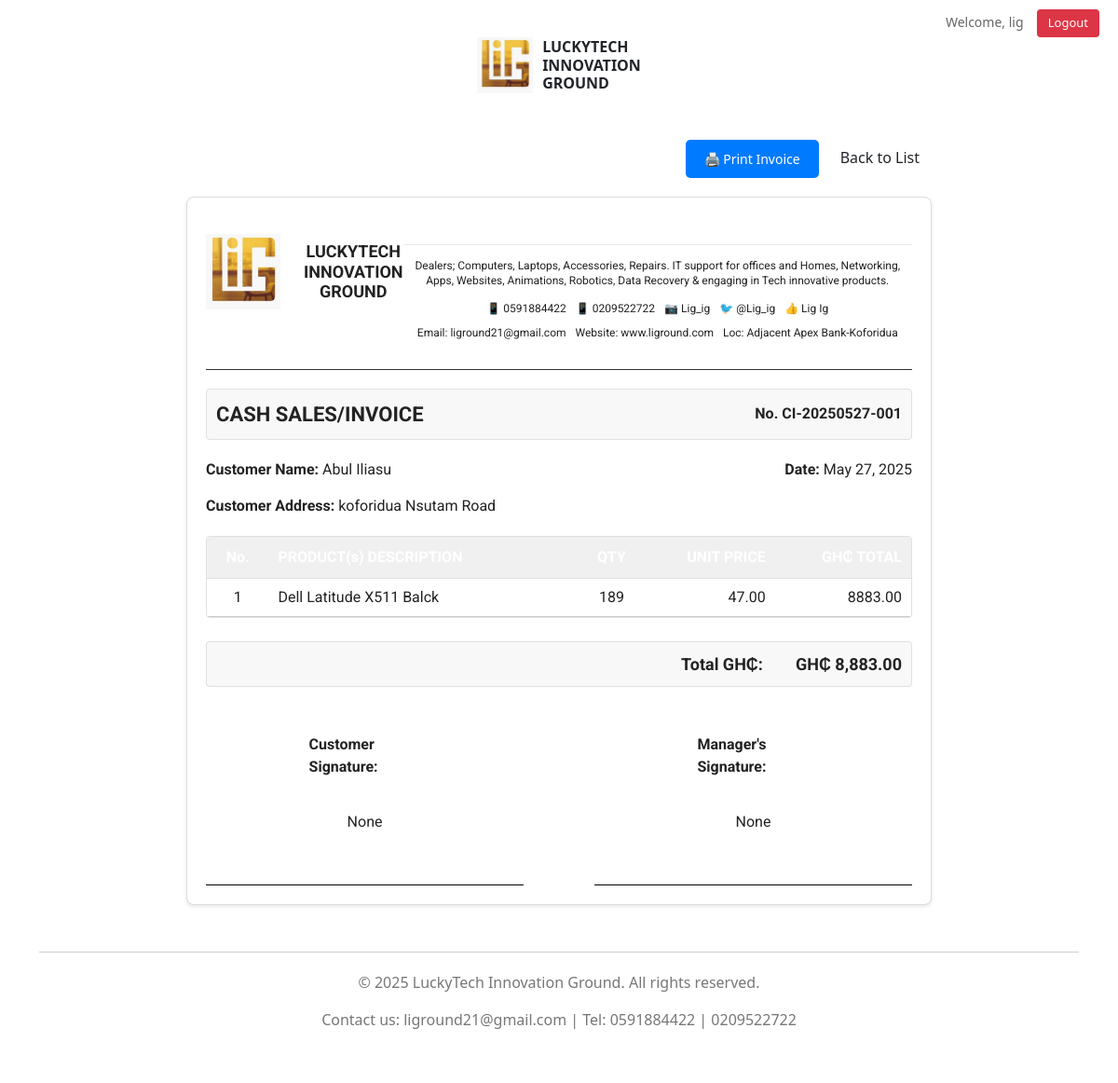
Screenshot of /invoices/5/ (signed in) with the database file from the repository.
### home/models.py (models this page shows, shortened)
class CashInvoice(models.Model):
    invoice_number = models.CharField(max_length=20, unique=True, editable=False)
    date_created = models.DateTimeField(default=timezone.now)
    customer_name = models.CharField(max_length=255)
    customer_address = models.CharField(max_length=255, blank=True, null=True)
    date = models.DateField()
    total_amount = models.DecimalField(max_digits=10, decimal_places=2)
    customer_sign = models.CharField(max_length=100, blank=True, null=True)
    manager_sign = models.CharField(max_length=100, blank=True, null=True)
    created_by = models.CharField(max_length=100, default='System')
    notes = models.TextField(blank=True, null=True)
    class Meta:
        ordering = ['-date_created']
        verbose_name = 'Cash Invoice'
        verbose_name_plural = 'Cash Invoices'
    @property
    def formatted_total(self):
        return f"GH₵ {self.total_amount:,.2f}"

class InvoiceProduct(models.Model):
    invoice = models.ForeignKey(CashInvoice, on_delete=models.CASCADE, related_name='products')
    product_description = models.CharField(max_length=255)
    quantity = models.IntegerField(default=1)
    unit_price = models.DecimalField(max_digits=10, decimal_places=2)
    total = models.DecimalField(max_digits=10, decimal_places=2)
    class Meta:
        ordering = ['id']

### home/views.py (the view)
# urls.py: path('invoices/<int:invoice_id>/', login_required(views.invoice_detail), name='invoice_detail'),
def invoice_detail(request, invoice_id):
    invoice = get_object_or_404(CashInvoice, pk=invoice_id)
    invoice_products = InvoiceProduct.objects.filter(invoice=invoice)
    products_data = []
    for product in invoice_products:
        products_data.append({
            'desc': product.product_description,
            'qty': product.quantity,
            'price': product.unit_price,
            'total': product.total
        })
    invoice_data = {
        "invoice_number": invoice.invoice_number,
        "customer_name": invoice.customer_name,
        "customer_address": invoice.customer_address,
        "date": invoice.date,
        "total_amount": invoice.formatted_total,
        "customer_sign": invoice.customer_sign,
        "manager_sign": invoice.manager_sign,
        "notes": invoice.notes,
        "created_by": invoice.created_by,
        "date_created": invoice.date_created,
        "products": products_data  # This was missing!
    }
    return render(request, "home/invoice_detail.html", {"invoice_data": invoice_data})

### home/templates/home/invoice_detail.html (shortened to what this page needs)
{% extends 'home/base.html' %}
{% load static %}
{% block content %}
<div class="action-buttons" style="max-width: 800px; margin: 0 auto 20px; display: flex; gap: 10px; justify-content: flex-end;">
    <button id="printBtn" onclick="printInvoice()" style="background-color: #007bff; color: white; border: none; padding: 10px 20px; border-radius: 5px; cursor: pointer; font-size: 14px; display: flex; align-items: center; gap: 5px;">
        🖨️ Print Invoice
    </button>
    <a href="{% url 'home:invoice_list' %}" class="btn back-btn">Back to List</a>
</div>
<div class="receipt cash-invoice" id="invoice-detail" style="max-width: 800px; margin: 0 auto; padding: 20px; border: 1px solid #ddd; border-radius: 8px; box-shadow: 0 2px 4px rgba(0,0,0,0.1); background-color: white;">
    <div class="receipt-top">
        <header style="display: flex; justify-content: center; align-items: center; margin-bottom: 25px; padding-top: 15px;">
            <div class="logo" style="display: flex; align-items: center; gap: 15px;">
                <img src="{% static 'images/logo.jpg' %}" alt="LuckyTech Logo" class="logo-image" style="width: 80px; height: auto;">
                <div class="logo-full" style="font-weight: bold; font-size: 18px; text-align: center; line-height: 1.3;">
                    <div>LUCKYTECH</div>
                    <div>INNOVATION</div>
                    <div>GROUND</div>
                </div>
            </div>
        </header>
        <div class="receipt-company-info" style="margin-top: 30px; border-top: 1px solid #eaeaea; padding-top: 15px;">
            <p style="text-align: center; margin-bottom: 15px;">Dealers; Computers, Laptops, Accessories, Repairs. IT support for offices and Homes, Networking, Apps, Websites, Animations, Robotics, Data Recovery & engaging in Tech innovative products.</p>
            <div class="receipt-contact" style="display: flex; justify-content: center; flex-wrap: wrap; gap: 10px; margin-bottom: 10px;">
                <span>📱 0591884422</span>
                <span>📱 0209522722</span>
                <span>📷 Lig_ig</span>
                <span>🐦 @Lig_ig</span>
                <span>👍 Lig Ig</span>
            </div>
            <div class="receipt-contact" style="display: flex; justify-content: center; flex-wrap: wrap; gap: 10px; margin-bottom: 15px;">
                <span>Email: liground21@gmail.com</span>
                <span>Website: www.liground.com</span>
                <span>Loc: Adjacent Apex Bank-Koforidua</span>
            </div>
        </div>
    </div>
    <div class="receipt-title-section" style="background-color: #f8f8f8; padding: 10px; margin: 20px 0; text-align: center; border-radius: 4px; border: 1px solid #e0e0e0;">
        <div class="invoice-title" style="font-size: 22px; font-weight: bold;">CASH SALES/INVOICE</div>
        <div class="invoice-number" style="font-size: 16px;">No. {{ invoice_data.invoice_number }}</div>
    </div>
    <div class="invoice-customer-info" style="display: flex; justify-content: space-between; margin-bottom: 15px;">
        <div class="invoice-field" style="flex: 1;">
            <span class="field-label" style="font-weight: bold;">Customer Name:</span>
            <span class="field-value">{{ invoice_data.customer_name }}</span>
        </div>
        <div class="invoice-field date-field" style="text-align: right;">
            <span class="field-label" style="font-weight: bold;">Date:</span>
            <span class="field-value">{{ invoice_data.date }}</span>
        </div>
    </div>
    <div class="invoice-field address-field" style="margin-bottom: 20px;">
        <span class="field-label" style="font-weight: bold;">Customer Address:</span>
        <span class="field-value">{{ invoice_data.customer_address }}</span>
    </div>
    <div class="invoice-table" style="margin-bottom: 25px; border: 1px solid #e0e0e0; border-radius: 4px; overflow: hidden;">
        <div class="invoice-table-header" style="background-color: #f0f0f0; padding: 10px 5px; display: flex; font-weight: bold; border-bottom: 1px solid #e0e0e0;">
            <div class="col-num" style="width: 8%; text-align: center;">No.</div>
            <div class="col-desc" style="width: 45%; padding-left: 5px;">PRODUCT(s) DESCRIPTION</div>
            <div class="col-qty" style="width: 10%; text-align: center;">QTY</div>
            <div class="col-price" style="width: 17%; text-align: right;">UNIT PRICE</div>
            <div class="col-total" style="width: 20%; text-align: right; padding-right: 5px;">GH₵ TOTAL</div>
        </div>
        <div class="invoice-table-body">
            {% for product in invoice_data.products %}
            <div class="invoice-table-row" style="display: flex; padding: 8px 5px; {% if forloop.counter|divisibleby:2 %}background-color: #f9f9f9;{% endif %}">
                <div class="col-num" style="width: 8%; text-align: center;">{{ forloop.counter }}</div>
                <div class="col-desc" style="width: 45%; padding-left: 5px;">{{ product.desc }}</div>
                <div class="col-qty" style="width: 10%; text-align: center;">{{ product.qty }}</div>
                <div class="col-price" style="width: 17%; text-align: right;">{{ product.price }}</div>
                <div class="col-total" style="width: 20%; text-align: right; padding-right: 5px;">{{ product.total }}</div>
            </div>
            {% endfor %}
        </div>
    </div>
    <div class="invoice-total-section" style="display: flex; justify-content: flex-end; margin: 20px 0; padding: 10px; background-color: #f8f8f8; border-radius: 4px; border: 1px solid #e0e0e0;">
        <div class="invoice-total-label" style="font-weight: bold; margin-right: 15px; font-size: 18px;">Total GH₵:</div>
        <div class="invoice-total-value" style="font-weight: bold; font-size: 18px;">{{ invoice_data.total_amount }}</div>
    </div>
    <div class="invoice-signature-section" style="display: flex; justify-content: space-between; margin-top: 30px; padding-top: 20px;">
        <div class="signature-field" style="width: 45%;">
            <span class="field-label" style="font-weight: bold; display: block; margin-bottom: 5px;">Customer Signature:</span>
            <span class="field-value">{{ invoice_data.customer_sign }}</span>
            <div class="signature-line" style="border-top: 1px solid #000; width: 100%; margin-top: 25px;"></div>
        </div>
        <div class="signature-field" style="width: 45%;">
            <span class="field-label" style="font-weight: bold; display: block; margin-bottom: 5px;">Manager's Signature:</span>
            <span class="field-value">{{ invoice_data.manager_sign }}</span>
            <div class="signature-line" style="border-top: 1px solid #000; width: 100%; margin-top: 25px;"></div>
        </div>
    </div>
</div>
{% endblock %}

### home/templates/home/base.html (shortened to what this page needs)
<!DOCTYPE html>
<html lang="en">
<head>
    {% load static %}
    <link rel="stylesheet" href="{% static 'css/styles.css' %}">
    <link rel="stylesheet" href="{% static 'css/receipt_styles.css' %}">
    <link href="https://cdn.jsdelivr.net/npm/bootstrap@5.1.3/dist/css/bootstrap.min.css" rel="stylesheet">
</head>
<body>
    {% if user.is_authenticated %}
    <div class="auth-nav">
        <span class="welcome-text">Welcome, {{ user.username }}</span>
        <form method="post" action="{% url 'accounts:logout' %}" style="display: inline;">
            <button type="submit" class="logout-btn" style="border: none; cursor: pointer;">Logout</button>
        </form>
    </div>
    {% endif %}
    <div class="container">
        <header>
            <div class="logo">
                <img src="{% static 'images/logo.jpg' %}" alt="LuckyTech Logo" class="logo-image">
                <div class="logo-full">
                    <div>LUCKYTECH</div>
                    <div>INNOVATION</div>
                    <div>GROUND</div>
                </div>
            </div>
        </header>
        <main>
            {% block content %}{% endblock %}
        </main>
        <footer>
            <p>&copy; {% now "Y" %} LuckyTech Innovation Ground. All rights reserved.</p>
            <p>Contact us: liground21@gmail.com | Tel: 0591884422 | 0209522722</p>
        </footer>
    </div>
</body>
</html>

### static/css/styles.css (style rules this page uses)
:root { --primary-color: #2c2e50; --secondary-color: #f0e6b8; --accent-color: #55428f; --text-color: #333; --light-text: #777; --border-color: #d0d0d0; --hover-color: #4f3e82; --button-text: #fff; }
* { margin: 0; padding: 0; box-sizing: border-box; }
body { font-family: 'Roboto', sans-serif; line-height: 1.6; color: var(--text-color); background-color: #f5f5f5; }
.container { max-width: 1200px; margin: 0 auto; padding: 20px; }
header { display: flex; justify-content: center; align-items: center; padding: 20px 0; margin-bottom: 30px; }
.logo { display: flex; align-items: center; }
.logo-image { width: 60px; height: auto; margin-right: 10px; }
.logo-full { display: flex; flex-direction: column; font-weight: bold; }
.logo-full div { line-height: 1.2; }
main { min-height: calc(100vh - 180px); }
.btn { display: inline-block; text-decoration: none; padding: 15px 25px; border-radius: 5px; font-weight: 500; transition: all 0.3s ease; cursor: pointer; border: none; text-align: center; }
footer { text-align: center; padding: 20px 0; margin-top: 50px; border-top: 1px solid var(--border-color); color: var(--light-text); }
.back-btn { background-color: #f0f0f0; color: var(--text-color); padding: 8px 15px; }

### static/css/receipt_styles.css (style rules this page uses)
.receipt { background-color: var(--secondary-color); border: 1px solid #ccc; padding: 20px; max-width: 800px; margin: 0 auto; font-family: 'Roboto', sans-serif; color: #222; position: relative; }
.receipt-top { display: flex; margin-bottom: 20px; border-bottom: 1px solid #333; padding-bottom: 15px; }
.receipt-company-info { flex: 1; font-size: 12px; line-height: 1.3; }
.receipt-contact { display: flex; flex-wrap: wrap; gap: 10px; margin-top: 8px; }
.field-label { width: 120px; font-weight: bold; }
.field-value { flex: 1; }
.receipt-title-section { display: flex; justify-content: space-between; align-items: center; margin-bottom: 20px; }
.invoice-title { font-weight: bold; font-size: 18px; }
.invoice-number { font-weight: bold; }
.invoice-customer-info { display: flex; justify-content: space-between; margin-bottom: 15px; }
.address-field { margin-bottom: 25px; }
.invoice-table { border: 1px solid #333; margin-bottom: 30px; }
.invoice-table-header { display: grid; grid-template-columns: 40px 3fr 1fr 1fr 1fr; gap: 10px; align-items: center; padding: 10px; font-weight: bold; background-color: var(--primary-color); color: white; }
.invoice-table-row { display: grid; grid-template-columns: 40px 3fr 1fr 1fr 1fr; gap: 10px; align-items: center; padding: 10px; border-bottom: 1px solid #ccc; }
.invoice-total-section { display: flex; justify-content: flex-end; gap: 20px; margin-bottom: 30px; font-weight: bold; }
.invoice-signature-section { display: flex; justify-content: space-between; margin-top: 50px; }
.signature-field { display: flex; flex-direction: column; align-items: center; gap: 30px; }

### home/templates/home/base.html (style rules this page uses)
.auth-nav { position: absolute; top: 10px; right: 20px; z-index: 1000; }
.auth-nav .welcome-text { color: #666; font-size: 14px; margin-right: 10px; }
.logout-btn { background-color: #dc3545; color: white; padding: 5px 12px; border-radius: 4px; text-decoration: none; font-size: 13px; transition: background-color 0.3s; }

### rows the page displays
CashInvoice: invoice_number "CI-20250527-001", customer_name "Abul Iliasu", date "May 27, 2025", customer_address "koforidua Nsutam Road"
InvoiceProduct: desc "Dell Latitude X511 Balck", price "47.00", total "8883.00"

### other values shown
{{ user.username }} "lig"
{{ product.qty }} "189"
{{ invoice_data.total_amount }} "GH₵ 8,883.00"
{{ invoice_data.customer_sign }} "None"
{{ invoice_data.manager_sign }} "None"
